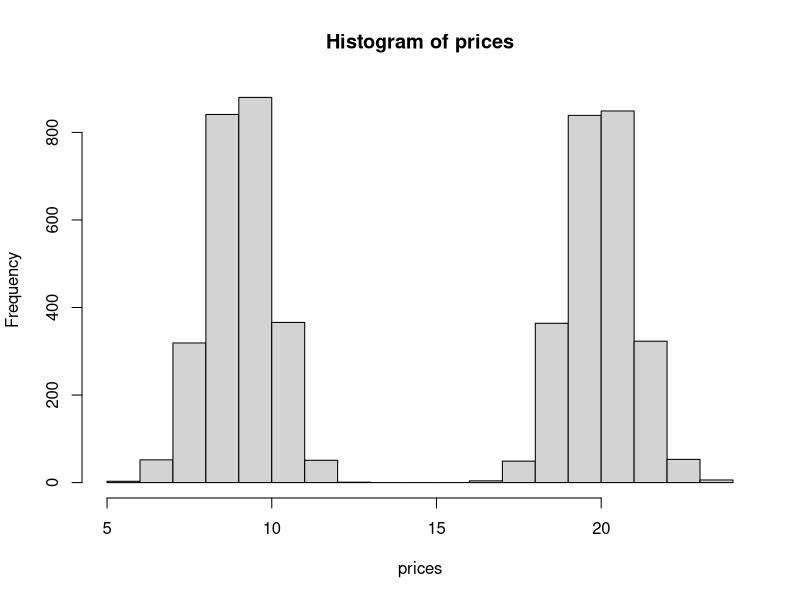
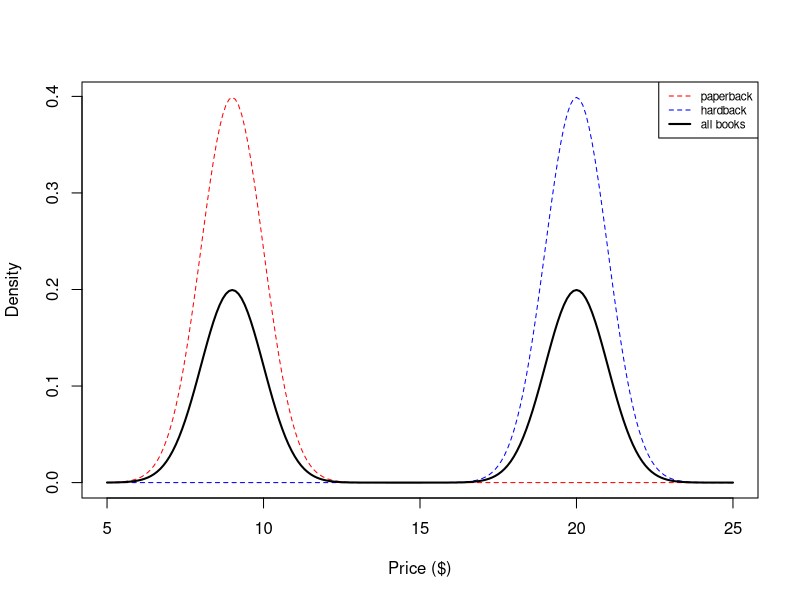
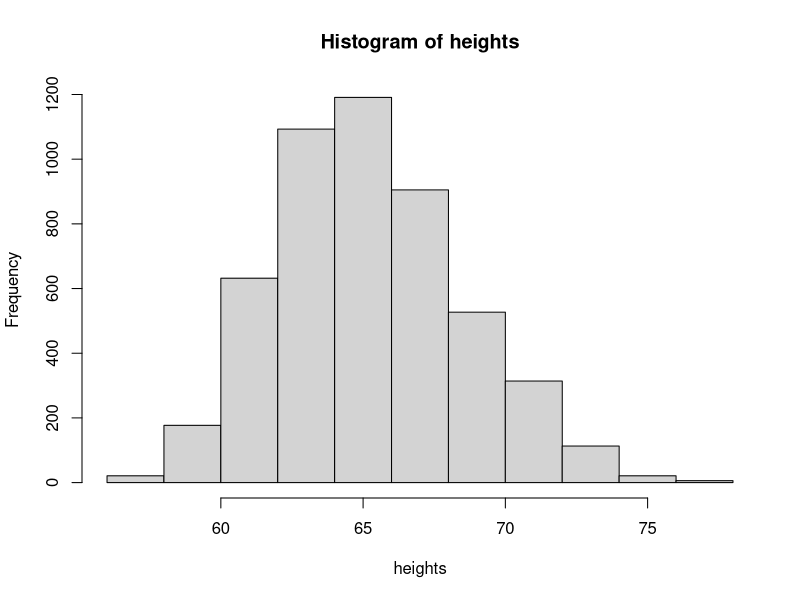
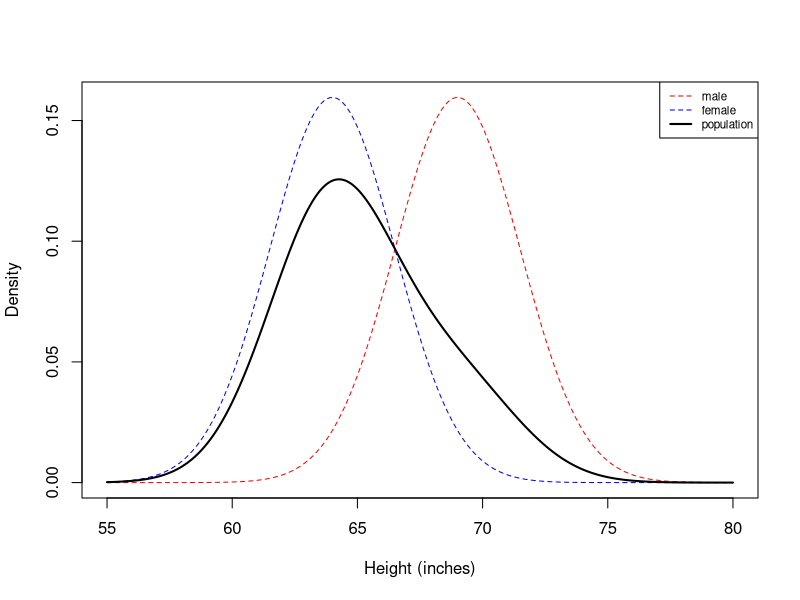
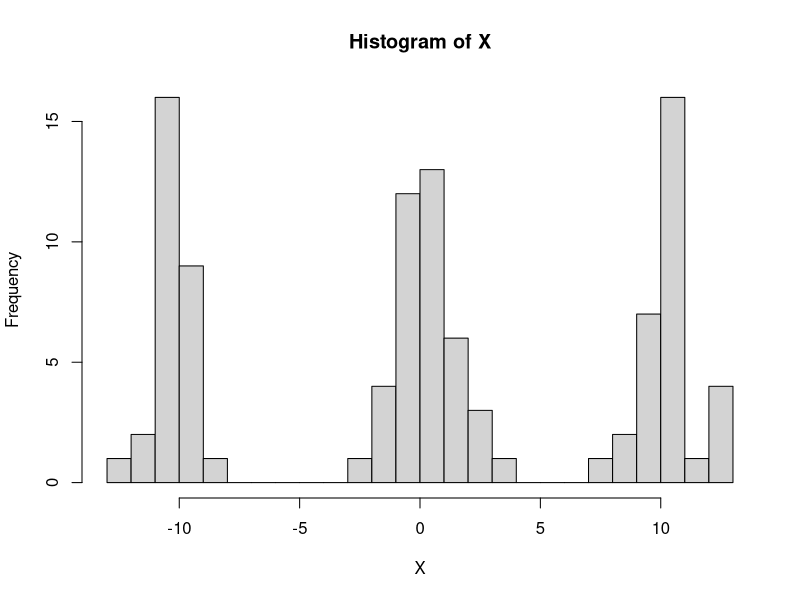
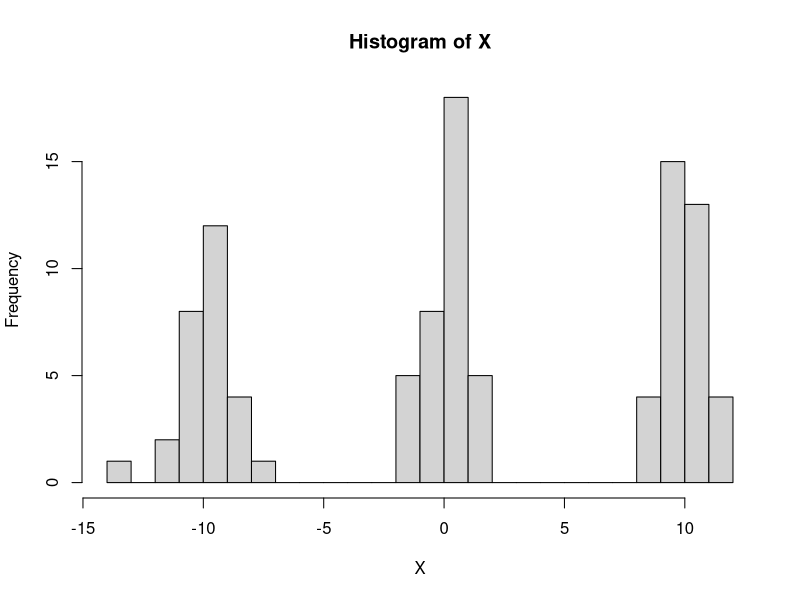
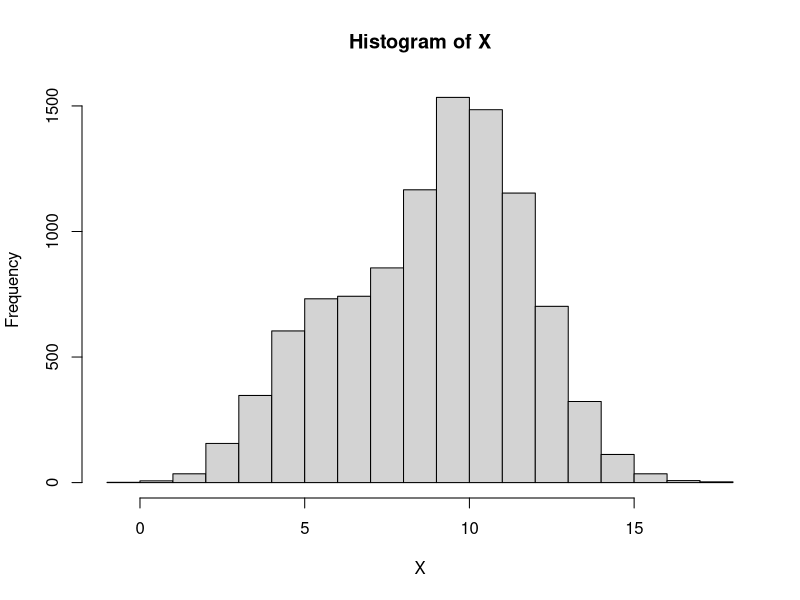
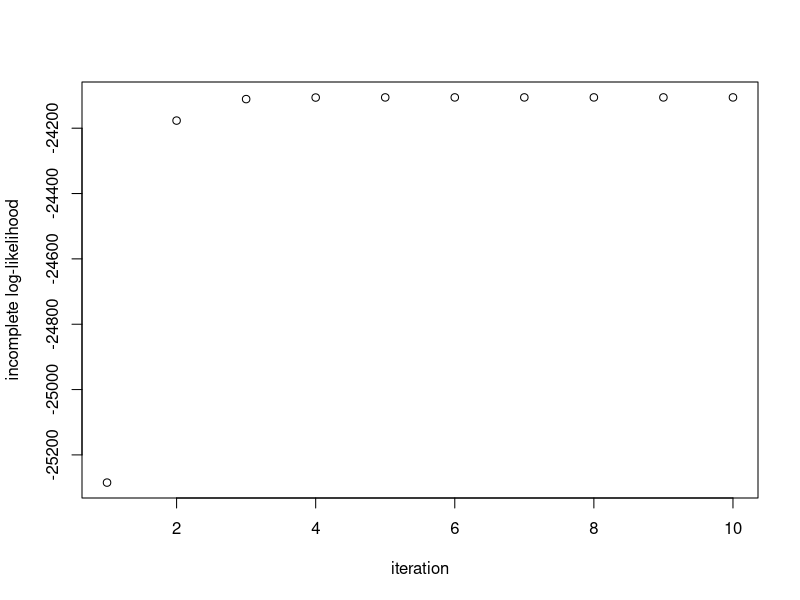

These figures' R source, in order:
## ---- chunk 1
numSamples <- 5000
prices      <- numeric(numSamples)
for(i in seq_len(numSamples)) {
  # draw latent component
  z.i <- rbinom(1,1,0.5)
  # two conditions for each normal distribution based upon the latent component
  if(z.i == 0) prices[i] <- rnorm(1, mean = 9, sd = 1)
  else prices[i] <- rnorm(1, mean = 20, sd = 1)
}
hist(prices)
## ---- chunk 2
mu.pb   <- 9
sd.pb   <- 1
mu.hb   <- 20
sd.hb   <- 1

sample.pts <- seq(5, 25, by=0.1)
density_pb   <- dnorm(sample.pts, mean=mu.pb, sd=sd.pb)
density_hb <- dnorm(sample.pts, mean=mu.hb, sd=sd.hb)

plot(sample.pts, density_pb, col='red', type='l', xlab="Price ($)", ylab="Density", lty=2)
lines(sample.pts, density_hb, col='blue', type='l', lty=2)
lines(sample.pts, 0.5*density_hb + 0.5*density_pb, col='black', type='l', lwd=2)

legend('topright', c('paperback', 'hardback', 'all books'), col=c('red', 'blue', 'black'), lty=c(2,2,1), lwd=c(1,1,2), cex=0.7)
## ---- chunk 3
numSamples <- 5000
heights      <- numeric(numSamples)
for(i in seq_len(numSamples)) {
  z.i <- rbinom(1,1,0.75)
  if(z.i == 0) heights[i] <- rnorm(1, mean = 69, sd = 2.5)
  else heights[i] <- rnorm(1, mean = 64, sd = 2.5)
}
hist(heights)
## ---- chunk 4
mu.male   <- 69
sd.male   <- 2.5
mu.female <- 64
sd.female <- 2.5

sample.pts     <- seq(55, 80, by=0.1)
density_male   <- dnorm(sample.pts, mean=mu.male, sd=sd.male)
density_female <- dnorm(sample.pts, mean=mu.female, sd=sd.female)

plot(sample.pts, density_male, col='red', type='l', xlab="Height (inches)", ylab="Density", lty=2)
lines(sample.pts, density_female, col='blue', type='l', lty=2)
lines(sample.pts, .75*density_female + .25*density_male, col='black', type='l', lwd=2)

legend('topright', c('male', 'female', 'population'), col=c('red', 'blue', 'black'), lty=c(2,2,1), lwd=c(1,1,2), cex=0.7)
## ---- chunk 5
set.seed(1234)
n <- 100
mu <- c(-10, 0, 10)
# sample Z first 
Z <- sample(1:3, size=n, replace=TRUE)
# conditional on Z, sample the normal update
X <- rnorm(n, mean=mu[Z], sd=1)
hist(X, breaks=20)
## ---- chunk 6
n <- 100
mu <- c(-10, 0, 10)
# sample Z first 
Z <- sample(1:3, size=n, replace=TRUE)
# conditional on Z, sample the normal update
X <- rnorm(n, mean=mu[Z], sd=1)
hist(X, breaks=20)
## ---- chunk 7
# set mu and sigma
mu.true    = c(5, 10)
sigma.true = c(1.5, 2)

# Calculate Z
Z = rbinom(500, 1, 0.75)

# sample values from the mixture model 
X <- rnorm(10000, mean=mu.true[Z+1], sd=sigma.true[Z+1])
hist(X,breaks=15)
## ---- chunk 8
# code from Matt Bonakdarpour
# todo: re-write this 
compute.log.lik <- function(L, w) {
  L[,1] = L[,1]*w[1]
  L[,2] = L[,2]*w[2]
  return(sum(log(rowSums(L))))
}

L = matrix(NA, nrow=length(X), ncol= 2)
L[, 1] = dnorm(X, mean=mu.true[1], sd = sigma.true[1])
L[, 2] = dnorm(X, mean=mu.true[2], sd = sigma.true[2])
## ---- chunk 9
# code from Matt Bonakdarpour
# todo: improve the code and move over 
# to package functionality
mixture.EM <- function(w.init, L) {
  
  w.curr <- w.init
  
  # store log-likehoods for each iteration
  log_liks <- c()
  ll       <- compute.log.lik(L, w.curr)
  log_liks <- c(log_liks, ll)
  delta.ll <- 1
  
  while(delta.ll > 1e-5) {
    w.curr   <- EM.iter(w.curr, L)
    ll       <- compute.log.lik(L, w.curr)
    log_liks <- c(log_liks, ll)
    delta.ll <- log_liks[length(log_liks)]  - log_liks[length(log_liks)-1]
  }
  return(list(w.curr, log_liks))
}

EM.iter <- function(w.curr, L, ...) {
  
  # E-step: compute E_{Z|X,w0}[I(Z_i = k)]
  z_ik <- L
  for(i in seq_len(ncol(L))) {
    z_ik[,i] <- w.curr[i]*z_ik[,i]
  }
  z_ik     <- z_ik / rowSums(z_ik)
  
  # M-step
  w.next   <- colSums(z_ik)/sum(z_ik)
  return(w.next)
}
## ---- chunk 10
#perform EM
ee <- mixture.EM(w.init=c(0.5,0.5), L)
print(paste("Estimate = (", round(ee[[1]][1],2), ",", 
            round(ee[[1]][2],2), ")", sep=""))
## ---- chunk 11
plot(ee[[2]], ylab='incomplete log-likelihood', xlab='iteration')
